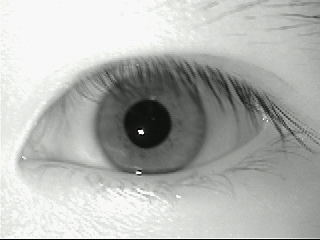
#> input picture data/2/left/bryanl1.bmp, 320 x 240 px
$ python iris_recognition.py   (older library calls are emulated)
#> lines starting #> are read from the running program, lines starting #| are printed output that depends on the picture
#> further down, img is the input picture: shape (240, 320, 3); mean B, G, R 177.3, 180.4, 178.4
import os
import cv2
import math
import numpy as np
import scipy.io as sio
import matplotlib.pyplot as plt


# Sub-Functions
#######################################################################################################################################################################

# implementation of daugman's algorithm for iris detection
def daugman(img, start_r, center):

	# get separate coordinates
	x, y = center

	# get img dimensions
	h, w = img.shape

	# define some other vars
	tmp = []
	mask = np.zeros_like(img)

	k = h
	if w < h:
		k = w

	# for every radius in range
	# we are presuming that iris will be no bigger than 1/3 of picture
	for r in range(start_r, int(k / 3)):

		# draw circle on mask
		cv2.circle(mask, center, r, 255, 1)

		# get pixel from original image
		radii = img & mask  # it is faster than np or cv2

		# normalize np.add.reduce faster than .sum()
		tmp.append(np.add.reduce(radii[radii > 0]) / (2 * math.pi * r))

		# refresh mask
		mask.fill(0)

	# calculate delta of radius intensitiveness
	# mypy does not tolerate var type reload
	tmp_np = np.array(tmp, dtype=np.float32)
	del tmp

	if tmp_np != []:
		tmp_np = tmp_np[1:] - tmp_np[:-1]  # x5 faster than np.diff()

		# aply gaussian filter
		tmp_np = abs(cv2.GaussianBlur(tmp_np[:-1], (1, 5), 0))

		# get index of the maximum value
		idx = np.argmax(tmp_np)

		# get maximum value
		val = tmp_np[idx]

		circle = (center, idx + start_r)
	else:
		val = 0
		circle = ((0, 0), 0)

	# return value, center coords, radius
	return val, circle

def find_iris(img, start_r):
	values = []
	coords = []

	h, w = img.shape

	for i in range(0 + int(h / 3), h - int(h / 3), 3):
		for j in range(0 + int(w / 3), w - int(w / 3), 3):
			tmp = daugman(img, start_r, (j, i))
			if tmp is not None:
				val, circle = tmp
				values.append(val)
				coords.append(circle)

	# return the radius with biggest intensiveness delta on image
	# ((xc, yc), radius)
	return coords[values.index(max(values))]


# detection of the pupil using the Daugman algorithm
def pupil_detection(img):
	gray = cv2.cvtColor(img, cv2.COLOR_BGR2GRAY)
	res = find_iris(gray, 10)
	return  res[0][0], res[0][1], res[1]

# detection of the sclera using the Daugman algorithm
# [254 lines left out: functions iris_contour_detection, create_circular_mask, iris_normalization, circlecoords, gaborconvolve, encode, not called in this run]

#######################################################################################################################################################################


# Main Functions
#######################################################################################################################################################################

def iris_encoding(img):

	# reduce / remove noise by applying a Gaussian filter
	blur = cv2.GaussianBlur(img, (3, 3), cv2.BORDER_DEFAULT)

	# contrast enhancement
	normalized = cv2.normalize(blur, None, alpha=0, beta=1, norm_type=cv2.NORM_MINMAX, dtype=cv2.CV_32F) # from 0-255 -> 0-1
	gamma = 1.2
	contrasted = np.power(normalized, 1/gamma)
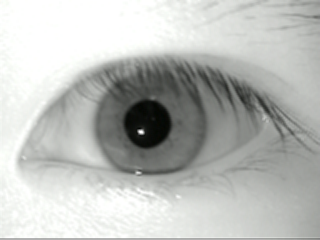
#> contrasted: shape (240, 320, 3) float32; mean B, G, R 0.735, 0.747, 0.739
	contrasted = cv2.normalize(contrasted, None, alpha=0, beta=255, norm_type=cv2.NORM_MINMAX, dtype=cv2.CV_8UC1) # from 0-1 -> 0-255

	output = img.copy()

	# detection
	(x1, y1, r1) = pupil_detection(contrasted)
#> after the loop in find_iris, `for i in range(0 + int(h / 3), h - int(h / 3), 3):`: coords = []
	(x2, y2, r2) = iris_contour_detection(contrasted, r1, 2)

	cv2.circle(output, (x1, y1), r1, (0, 255), 2)
	cv2.circle(output, (x2, y2), r2, (0, 255), 2)

	#plt.imshow(output)
	#plt.title('iris detection')
	#plt.show()


	# masking
	pupil_mask = create_circular_mask(img.shape[:2], (x1, y1, r1))
	external_iris_mask = create_circular_mask(img.shape[:2], (x2, y2, r2))
	mask = np.subtract(external_iris_mask, pupil_mask)

	#plt.imshow(mask, cmap='gray')
	#plt.title('mask')
	#plt.show()


	# isolated iris
	gray = cv2.cvtColor(img, cv2.COLOR_BGR2GRAY)

	isolated_iris = gray & mask

	#plt.imshow(isolated_iris, cmap='gray')
	#plt.title('isolated_iris')
	#plt.show()


	# iris normalization
	polar_array, noise_array = iris_normalization(isolated_iris, x2, y2, r2, x1, y1, r1, 20, 240)

	#plt.imshow(polar_array, cmap='gray')
	#plt.title('polar_array')
	#plt.show()


	# feature extraction (2D gabor wavelet)
	# generate code (phase quantization)
	minWaveLength = 18
	mult = 1
	sigmaOnf = 0.5
	template, mask = encode(polar_array, noise_array, minWaveLength, mult, sigmaOnf)

	#plt.imshow(template, cmap='gray')
	#plt.title('template')
	#plt.show()

	return template, mask

# [135 lines left out: functions dataset_encoding, hammingdist, shiftbits, recognition, not called in this run]

#######################################################################################################################################################################


# Main Program
#######################################################################################################################################################################

os.environ['DISPLAY'] = ':0'
data_path = './data'

# encoding of the entire dataset
# dataset_encoding(data_path)

choice = 0
filename = '/2/left/bryanl1.bmp'

print('test subject: {}'.format(filename))

img = cv2.imread(data_path + filename)
#> (the run stopped early here; a loop or call above may not have finished)
